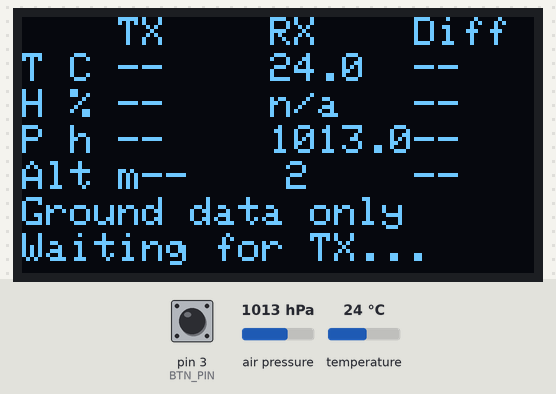
Bench run of a sketch on a simulated Arduino Uno, built with avr-gcc and run on an emulated ATmega328P. Shown: 128×64 one-colour display. Inputs (shaded band) come from the test bench; at power-on: pin 3 (BTN_PIN) HIGH, air pressure 1013 hPa, temperature 24 °C. No radio packets arrive unless stated; what the sketch prints to the serial monitor is not drawn.

Above: at 2.0 s.
2.1 s: pin 3 (BTN_PIN) pulled LOW for 0.15 s
At 2.9 s:
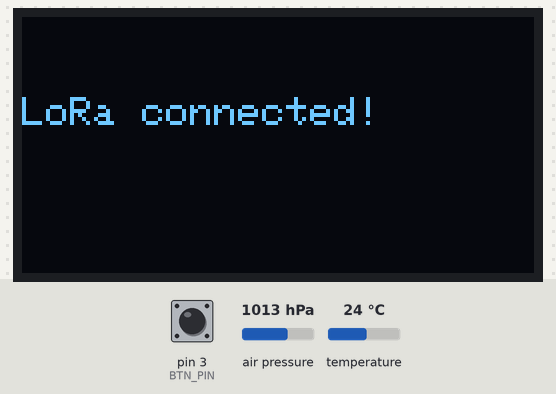
3.8 s: air pressure set to 952 hPa
At 5.8 s:
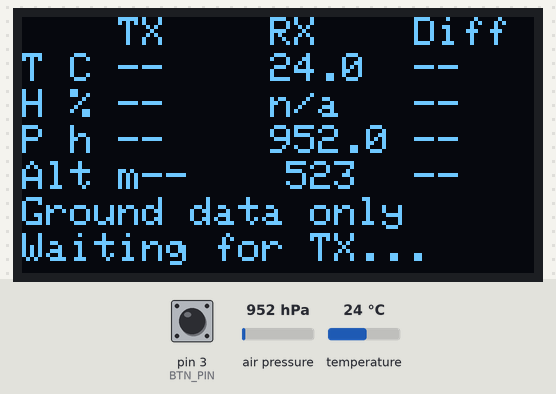
6.6 s: pin 3 (BTN_PIN) pulled LOW for 3.2 s
At 8.8 s:
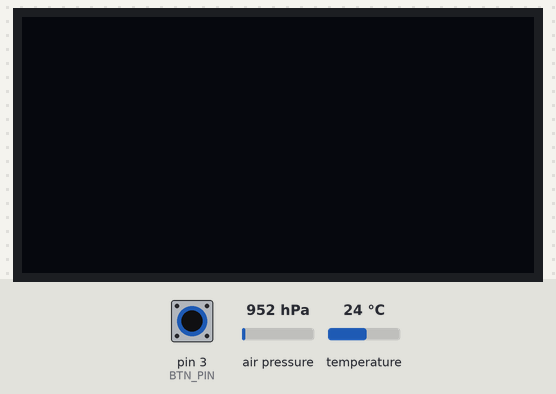
11.3 s: pin 3 (BTN_PIN) pulled LOW for 3.2 s
At 12.53 s:
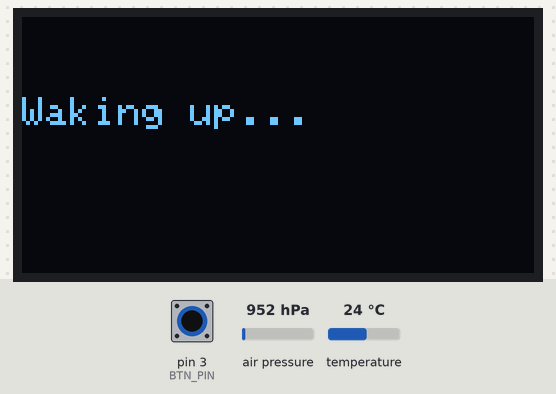
16.0 s: temperature set to 12 °C
At 18.1 s:
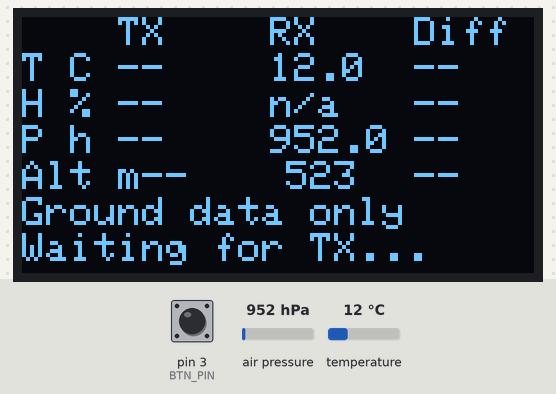
19.0 s: air pressure set to 975 hPa
At 20.9 s:
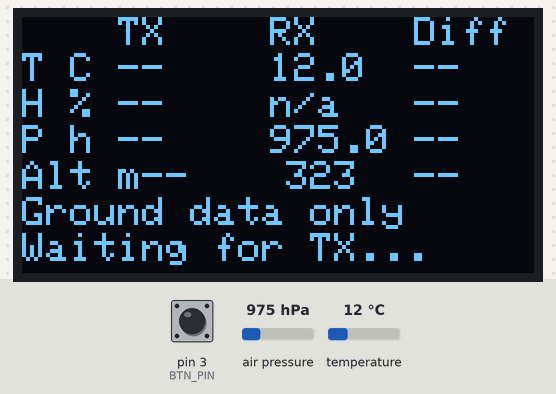
Timing chart, 0 to 22.0 s (numbered marks = the images above; inputs shaded):
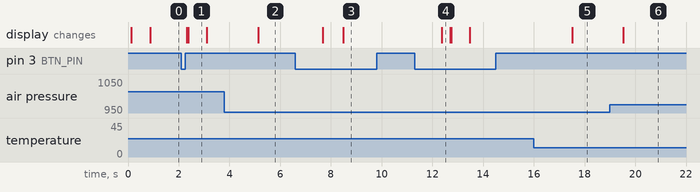

Measured:
- after the input at 2.1 s, the display: first changes after 0.22 s (image 1 shows a later state)
- after the input at 3.8 s, the display: changes after 1.3 s (image 2)
- after the input at 6.6 s, the display: first changes after 1.1 s (image 3 shows a later state)
- after the input at 11.3 s, the display: changes after 1.1 s (image 4)
- after the input at 16.0 s, the display: changes after 1.5 s (image 5)
- after the input at 19.0 s, the display: changes after 0.52 s (image 6)
- what the display in image 1 shows lasts 0.7 s, from 2.4 s to 3.1 s

The sketch:

receiver.ino
```cpp
/*
  Built by ZXT ELECTRONICS - Vaibhav V K Naik, CEO & CTO

  Balloon LoRa Weather Station - RECEIVER (ground station)
  Board : Arduino Uno/Nano
  Parts : BMP280, Ra-02 (SX1278, 433 MHz), 0.96" SSD1306 OLED, push button

  Compares balloon (TX) data with ground (RX) data and shows balloon height
  above the ground station. Falls back to ground-only data if no balloon signal.
  Button (D3 to GND): short press = reconnect LoRa, long press = sleep / wake
*/

#include <SPI.h>
#include <LoRa.h>
#include <Wire.h>
#include <Adafruit_GFX.h>
#include <Adafruit_SSD1306.h>
#include <Adafruit_BMP280.h>

#define LORA_SS    10
#define LORA_RST    9
#define LORA_DIO0   2
#define LORA_FREQ  433E6

#define BTN_PIN         3        // button between D3 and GND
#define LONG_PRESS_MS   1000UL   // hold this long = sleep / wake
#define DEBOUNCE_MS     40UL

#define OLED_ADDRESS   0x3C      // try 0x3D if blank
#define TX_TIMEOUT_MS  6000UL    // balloon counts as "lost" after this
#define CSV_OUTPUT     0         // set to 1 to also print a CSV line per packet

// Sea-level pressure in hPa (set to your local value for accurate absolute altitude)
#define SEA_LEVEL_HPA  1013.25

Adafruit_SSD1306 display(128, 64, &Wire, -1);
Adafruit_BMP280 bmp;

// Balloon (TX) data
float txT = 0, txH = -1, txP = 0, txAlt = 0;
unsigned long txPkt = 0;
int   rssi = 0;
float snr = 0;
bool  haveRx = false;
unsigned long lastRxMs = 0;

// Ground (RX) data
float rxT = 0, rxP = 0, rxAlt = 0;
unsigned long lastLocalMs = 0;

// State
bool loraOk = false;     // LoRa module connected
bool asleep = false;     // sleep mode
bool loraEverBegun = false;

bool txValid() {
  return loraOk && haveRx && (millis() - lastRxMs <= TX_TIMEOUT_MS);
}

float altFromPressure(float p) {
  if (p <= 0) return 0;
  return 44330.0 * (1.0 - pow(p / SEA_LEVEL_HPA, 0.1903));
}

// ---------- helpers ----------
void showMsg(const __FlashStringHelper *line1, const __FlashStringHelper *line2 = nullptr) {
  display.clearDisplay();
  display.setTextSize(1);
  display.setCursor(0, 20);
  display.println(line1);
  if (line2) {
    display.setCursor(0, 34);
    display.println(line2);
  }
  display.display();
}

void bmpNormal() {
  bmp.setSampling(Adafruit_BMP280::MODE_NORMAL,
                  Adafruit_BMP280::SAMPLING_X2,
                  Adafruit_BMP280::SAMPLING_X16,
                  Adafruit_BMP280::FILTER_X16,
                  Adafruit_BMP280::STANDBY_MS_500);
}

// (Re)connect to the LoRa module. Returns true on success.
bool connectLoRa() {
  Serial.println(F("Connecting to LoRa..."));
  showMsg(F("Connecting LoRa..."));

  if (loraEverBegun) LoRa.end();          // clean restart
  LoRa.setPins(LORA_SS, LORA_RST, LORA_DIO0);
  loraEverBegun = true;

  if (!LoRa.begin(LORA_FREQ)) {
    loraOk = false;
    Serial.println(F("LoRa NOT found - check wiring/power. Short press to retry."));
    showMsg(F("LoRa NOT found"), F("Short press = retry"));
    delay(1000);
    return false;
  }

  LoRa.setSpreadingFactor(7);
  LoRa.setSignalBandwidth(125E3);
  LoRa.setCodingRate4(5);
  LoRa.setSyncWord(0x12);

  loraOk = true;
  Serial.println(F("LoRa connected - waiting for balloon packets..."));
  showMsg(F("LoRa connected!"));
  delay(700);
  return true;
}

void goToSleep() {
  Serial.println(F("[SLEEP] Display, LoRa and BMP280 off. Long press to wake."));
  showMsg(F("Sleeping..."), F("Long press = wake"));
  delay(800);
  display.ssd1306_command(SSD1306_DISPLAYOFF);
  if (loraOk) LoRa.sleep();
  bmp.setSampling(Adafruit_BMP280::MODE_SLEEP);
  asleep = true;
}

void wakeUp() {
  Serial.println(F("[WAKE] Waking up..."));
  asleep = false;
  display.ssd1306_command(SSD1306_DISPLAYON);
  bmpNormal();
  showMsg(F("Waking up..."));
  delay(300);
  connectLoRa();
  readLocal();
  drawScreen();
}

// ---------- button ----------
void onShortPress() {
  if (asleep) return;                     // ignore short press while sleeping
  Serial.println(F("[BUTTON] Short press - reconnecting LoRa"));
  connectLoRa();
  readLocal();
  drawScreen();
}

void onLongPress() {
  Serial.println(F("[BUTTON] Long press"));
  if (asleep) wakeUp(); else goToSleep();
}

void handleButton() {
  static bool lastRaw = HIGH;
  static bool stable = HIGH;
  static unsigned long lastChange = 0, pressStart = 0;
  static bool longDone = false;

  bool raw = digitalRead(BTN_PIN);
  if (raw != lastRaw) {
    lastRaw = raw;
    lastChange = millis();
  }

  if (millis() - lastChange > DEBOUNCE_MS && raw != stable) {
    stable = raw;
    if (stable == LOW) {                  // pressed
      pressStart = millis();
      longDone = false;
    } else {                              // released
      if (!longDone) onShortPress();
    }
  }

  // long press triggers while still held
  if (stable == LOW && !longDone && millis() - pressStart >= LONG_PRESS_MS) {
    longDone = true;
    onLongPress();
  }
}

// ---------- setup / loop ----------
void setup() {
  Serial.begin(9600);
  pinMode(BTN_PIN, INPUT_PULLUP);
  Serial.println(F("Balloon ground station starting..."));

  if (!display.begin(SSD1306_SWITCHCAPVCC, OLED_ADDRESS)) {
    Serial.println(F("OLED not found!"));
    while (true);
  }
  display.setTextColor(SSD1306_WHITE);
  display.clearDisplay();
  display.setTextSize(1);
  display.setCursor(0, 0);
  display.println(F("Balloon ground stn"));
  display.display();

  if (!bmp.begin(0x76) && !bmp.begin(0x77)) {
    Serial.println(F("BMP280 not found!"));
    display.println(F("BMP280 ERROR"));
    display.display();
    while (true);
  }
  bmpNormal();

  connectLoRa();          // does not halt if it fails; short press retries

#if CSV_OUTPUT
  Serial.println(F("pkt,txT,rxT,txH,txP,rxP,txAlt,rxAlt,height_diff,rssi,snr"));
#endif
  readLocal();
  drawScreen();
}

void loop() {
  handleButton();
  if (asleep) return;     // sleeping: only watch the button

  // ---- balloon packet ----
  if (loraOk) {
    int size = LoRa.parsePacket();
    if (size) {
      char buf[40];
      int n = 0;
      while (LoRa.available() && n < (int)sizeof(buf) - 1) buf[n++] = (char)LoRa.read();
      buf[n] = 0;

      char *a = strtok(buf, ",");
      char *b = strtok(NULL, ",");
      char *c = strtok(NULL, ",");
      char *d = strtok(NULL, ",");

      if (a && b && c && d) {
        txT   = atof(a);
        txH   = atof(b);
        txP   = atof(c);
        txPkt = atol(d);
        txAlt = altFromPressure(txP);
        rssi  = LoRa.packetRssi();
        snr   = LoRa.packetSnr();
        haveRx = true;
        lastRxMs = millis();

        readLocal();
        printSerial();
        drawScreen();
      }
    }
  }

  // ---- every 2 s: refresh ground data + screen ----
  if (millis() - lastLocalMs >= 2000) {
    readLocal();
    if (!txValid()) printGroundOnly();
    drawScreen();
  }
}

void readLocal() {
  rxT   = bmp.readTemperature();
  rxP   = bmp.readPressure() / 100.0F;
  rxAlt = altFromPressure(rxP);
  lastLocalMs = millis();
}

// ---------- Serial: ground data only ----------
void printGroundOnly() {
  Serial.print(F("[GROUND ONLY] "));
  if (!loraOk) {
    Serial.print(F("LoRa offline | "));
  } else if (haveRx) {
    Serial.print(F("Balloon lost ("));
    Serial.print((millis() - lastRxMs) / 1000);
    Serial.print(F("s ago, last #"));
    Serial.print(txPkt);
    Serial.print(F(") | "));
  } else {
    Serial.print(F("No balloon packet yet | "));
  }
  Serial.print(F("Temp: "));
  Serial.print(rxT, 1);
  Serial.print(F(" C | Pressure: "));
  Serial.print(rxP, 1);
  Serial.print(F(" hPa | Altitude: "));
  Serial.print(rxAlt, 1);
  Serial.println(F(" m"));
}

// ---------- Serial: full comparison ----------
void printSerial() {
  Serial.println();
  Serial.print(F("===== Packet #")); Serial.print(txPkt); Serial.println(F(" ====="));
  Serial.println(F("                  TX(balloon)   RX(ground)   Diff(TX-RX)"));

  Serial.print(F("Temperature C     "));
  Serial.print(txT, 1);  Serial.print(F("          "));
  Serial.print(rxT, 1);  Serial.print(F("         "));
  Serial.println(txT - rxT, 1);

  Serial.print(F("Humidity %        "));
  if (txH >= 0) Serial.print(txH, 0); else Serial.print(F("--"));
  Serial.println(F("            n/a          --"));

  Serial.print(F("Pressure hPa      "));
  Serial.print(txP, 1);  Serial.print(F("        "));
  Serial.print(rxP, 1);  Serial.print(F("       "));
  Serial.println(txP - rxP, 1);

  Serial.print(F("Altitude m        "));
  Serial.print(txAlt, 1);  Serial.print(F("        "));
  Serial.print(rxAlt, 1);  Serial.print(F("       "));
  Serial.println(txAlt - rxAlt, 1);

  Serial.print(F("Balloon height above ground station: "));
  Serial.print(txAlt - rxAlt, 1);
  Serial.println(F(" m"));

  Serial.print(F("Signal: RSSI "));
  Serial.print(rssi);
  Serial.print(F(" dBm, SNR "));
  Serial.print(snr, 1);
  Serial.println(F(" dB"));

#if CSV_OUTPUT
  Serial.print(txPkt);  Serial.print(',');
  Serial.print(txT, 1); Serial.print(',');
  Serial.print(rxT, 1); Serial.print(',');
  Serial.print(txH, 0); Serial.print(',');
  Serial.print(txP, 1); Serial.print(',');
  Serial.print(rxP, 1); Serial.print(',');
  Serial.print(txAlt, 1); Serial.print(',');
  Serial.print(rxAlt, 1); Serial.print(',');
  Serial.print(txAlt - rxAlt, 1); Serial.print(',');
  Serial.print(rssi);   Serial.print(',');
  Serial.println(snr, 1);
#endif
}

// ---------- OLED ----------
void drawScreen() {
  bool v = txValid();

  display.clearDisplay();
  display.setTextSize(1);

  display.setCursor(24, 0);  display.print(F("TX"));
  display.setCursor(62, 0);  display.print(F("RX"));
  display.setCursor(98, 0);  display.print(F("Diff"));

  // Temperature
  display.setCursor(0, 9);   display.print(F("T C"));
  display.setCursor(24, 9);
  if (v) display.print(txT, 1); else display.print(F("--"));
  display.setCursor(62, 9);  display.print(rxT, 1);
  display.setCursor(98, 9);
  if (v) display.print(txT - rxT, 1); else display.print(F("--"));

  // Humidity (balloon only)
  display.setCursor(0, 18);  display.print(F("H %"));
  display.setCursor(24, 18);
  if (v && txH >= 0) display.print(txH, 0); else display.print(F("--"));
  display.setCursor(62, 18); display.print(F("n/a"));
  display.setCursor(98, 18); display.print(F("--"));

  // Pressure
  display.setCursor(0, 27);  display.print(F("P h"));
  display.setCursor(24, 27);
  if (v) display.print(txP, 1); else display.print(F("--"));
  display.setCursor(62, 27); display.print(rxP, 1);
  display.setCursor(98, 27);
  if (v) display.print(txP - rxP, 1); else display.print(F("--"));

  // Altitude
  display.setCursor(0, 36);  display.print(F("Alt m"));
  display.setCursor(30, 36);
  if (v) display.print(txAlt, 0); else display.print(F("--"));
  display.setCursor(66, 36); display.print(rxAlt, 0);
  display.setCursor(98, 36);
  if (v) display.print(txAlt - rxAlt, 0); else display.print(F("--"));

  // Link status
  display.setCursor(0, 45);
  if (!loraOk) {
    display.print(F("LoRa offline"));
  } else if (v) {
    display.print(F("RSSI"));  display.print(rssi);
    display.print(F(" SNR"));  display.print(snr, 1);
  } else {
    display.print(F("Ground data only"));
  }

  display.setCursor(0, 54);
  if (!loraOk) {
    display.print(F("Short press=retry"));
  } else if (!haveRx) {
    display.print(F("Waiting for TX..."));
  } else if (v) {
    display.print(F("Pkt #"));
    display.print(txPkt);
  } else {
    display.print(F("Lost "));
    display.print((millis() - lastRxMs) / 1000);
    display.print(F("s, last #"));
    display.print(txPkt);
  }

  display.display();
}
```
